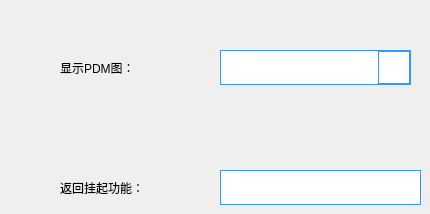
    <widget class="QWidget" name="page_18">
     <widget class="QComboBox" name="comboBox_PDM_name_holdOn">
      <property name="geometry">
       <rect>
        <x>220</x>
        <y>50</y>
        <width>191</width>
        <height>35</height>
       </rect>
      </property>
      <property name="focusPolicy">
       <enum>Qt::NoFocus</enum>
      </property>
      <property name="styleSheet">
       <string notr="true">QComboBox {
font: 14pt &quot;Arial&quot;;
border-width:1px; 
border-style:solid; 
border-color:rgb(51, 153, 255); 
margin-top: 0ex;
}
QComboBox::drop-down {
width:30px; 
border-width:1px; 
border-style:solid; 
border-color:rgb(51, 153, 255); 
}
QComboBox::down-arrow {
image: url(:/LCD_CS351/LCD_CS351/logo/arrow.png);
}
QComboBox QAbstractItemView{
height:50px;
border: 1px solid rgb(51, 153, 255); 
selection-background-color: rgb(51, 153, 255); 
}
QScrollBar:vertical{
width:30px;
border: 2px solid grey;
}
QComboBox QAbstractItemView::item{
height:20px;
}</string>
      </property>
      <property name="editable">
       <bool>false</bool>
      </property>
      <property name="maxVisibleItems">
       <number>10</number>
      </property>
     </widget>
     <widget class="QLabel" name="label_bolt_5">
      <property name="geometry">
       <rect>
        <x>60</x>
        <y>50</y>
        <width>121</width>
        <height>35</height>
       </rect>
      </property>
      <property name="styleSheet">
       <string notr="true">font: 14pt &quot;黑体&quot;;</string>
      </property>
      <property name="text">
       <string>显示PDM图：</string>
      </property>
     </widget>
     <widget class="QLabel" name="label_bolt_6">
      <property name="geometry">
       <rect>
        <x>60</x>
        <y>170</y>
        <width>121</width>
        <height>35</height>
       </rect>
      </property>
      <property name="styleSheet">
       <string notr="true">font: 14pt &quot;黑体&quot;;</string>
      </property>
      <property name="text">
       <string>返回挂起功能：</string>
      </property>
     </widget>
     <widget class="QLineEdit" name="lineEdit_holdOn">
      <property name="geometry">
       <rect>
        <x>220</x>
        <y>170</y>
        <width>201</width>
        <height>35</height>
       </rect>
      </property>
      <property name="focusPolicy">
       <enum>Qt::ClickFocus</enum>
      </property>
      <property name="styleSheet">
       <string notr="true">font: 14pt &quot;黑体&quot;;
border-width:1px; 
border-style:solid; 
border-color:rgb(51, 153, 255); 
margin-top: 0ex;</string>
      </property>
      <property name="text">
       <string/>
      </property>
     </widget>
    </widget>
